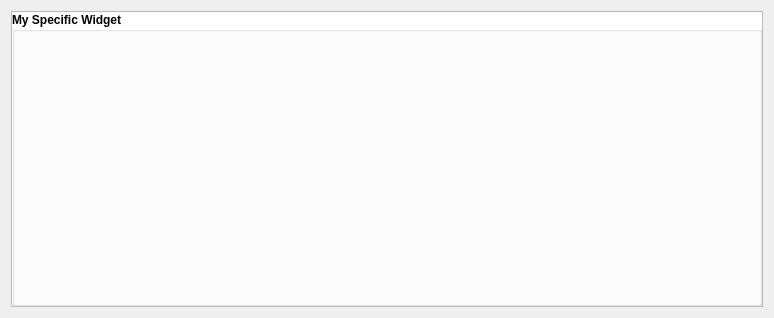
<?xml version="1.0" encoding="UTF-8"?>
<ui version="4.0">
 <class>widget_mixMatrix</class>
 <widget class="QWidget" name="widget_mixMatrix">
  <property name="geometry">
   <rect>
    <x>0</x>
    <y>0</y>
    <width>774</width>
    <height>318</height>
   </rect>
  </property>
  <property name="minimumSize">
   <size>
    <width>0</width>
    <height>0</height>
   </size>
  </property>
  <property name="maximumSize">
   <size>
    <width>16777215</width>
    <height>16777215</height>
   </size>
  </property>
  <property name="windowTitle">
   <string>Form</string>
  </property>
  <layout class="QVBoxLayout" name="verticalLayout">
   <item>
    <widget class="QFrame" name="frame">
     <property name="frameShape">
      <enum>QFrame::StyledPanel</enum>
     </property>
     <property name="frameShadow">
      <enum>QFrame::Raised</enum>
     </property>
     <layout class="QHBoxLayout" name="horizontalLayout">
      <property name="leftMargin">
       <number>0</number>
      </property>
      <property name="topMargin">
       <number>0</number>
      </property>
      <property name="rightMargin">
       <number>0</number>
      </property>
      <property name="bottomMargin">
       <number>0</number>
      </property>
      <item>
       <widget class="QGroupBox" name="groupBox">
        <property name="palette">
         <palette>
          <active>
           <colorrole role="Base">
            <brush brushstyle="SolidPattern">
             <color alpha="255">
              <red>255</red>
              <green>255</green>
              <blue>255</blue>
             </color>
            </brush>
           </colorrole>
           <colorrole role="Window">
            <brush brushstyle="SolidPattern">
             <color alpha="255">
              <red>255</red>
              <green>255</green>
              <blue>255</blue>
             </color>
            </brush>
           </colorrole>
          </active>
          <inactive>
           <colorrole role="Base">
            <brush brushstyle="SolidPattern">
             <color alpha="255">
              <red>255</red>
              <green>255</green>
              <blue>255</blue>
             </color>
            </brush>
           </colorrole>
           <colorrole role="Window">
            <brush brushstyle="SolidPattern">
             <color alpha="255">
              <red>255</red>
              <green>255</green>
              <blue>255</blue>
             </color>
            </brush>
           </colorrole>
          </inactive>
          <disabled>
           <colorrole role="Base">
            <brush brushstyle="SolidPattern">
             <color alpha="255">
              <red>255</red>
              <green>255</green>
              <blue>255</blue>
             </color>
            </brush>
           </colorrole>
           <colorrole role="Window">
            <brush brushstyle="SolidPattern">
             <color alpha="255">
              <red>255</red>
              <green>255</green>
              <blue>255</blue>
             </color>
            </brush>
           </colorrole>
          </disabled>
         </palette>
        </property>
        <property name="font">
         <font>
          <weight>75</weight>
          <bold>true</bold>
         </font>
        </property>
        <property name="autoFillBackground">
         <bool>true</bool>
        </property>
        <property name="title">
         <string>My Specific Widget</string>
        </property>
        <layout class="QGridLayout" name="gridLayout"/>
       </widget>
      </item>
     </layout>
    </widget>
   </item>
  </layout>
 </widget>
 <resources/>
 <connections/>
 <slots>
  <slot>clicked_Cell(int,int)</slot>
  <slot>doubleClicked_Cell(int,int)</slot>
  <slot>released_Slider()</slot>
  <slot>editing_Finished()</slot>
  <slot>released_Slider_lockStereo()</slot>
  <slot>release_Slider_mainin()</slot>
  <slot>release_Slider_mainout()</slot>
  <slot>editing_Finished_gain()</slot>
  <slot>button_Pushed_alloff()</slot>
  <slot>clicked_expandOut()</slot>
  <slot>clicked_expandIn()</slot>
 </slots>
</ui>
